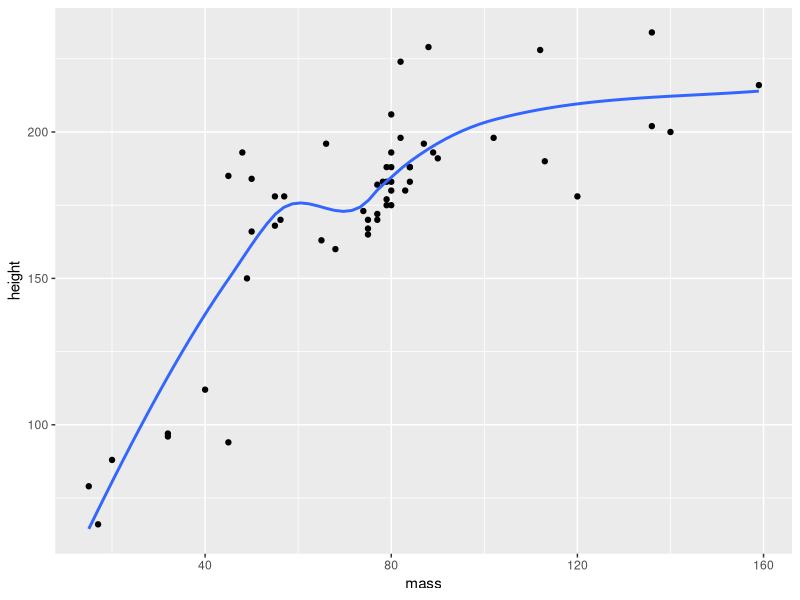

The R source for this figure:
## ---- chunk 1
#| message: false
#| fig-height: 2.5
library(tidyverse)
starwars |> 
  filter(mass < 500) |> 
  drop_na(sex, mass, height) ->
  sw
ggplot(sw, aes(mass, height)) +
  geom_point() +
  geom_smooth(se = FALSE)
## ---- chunk 2
lm <- lm(height ~ mass,data=sw)
summary(lm)
## ---- chunk 3
lm2 <- lm(height ~ mass + I(mass^2), data = sw)
anova(lm, lm2)
## ---- chunk 4
sw$mass2 <- sw$mass^2

lm3 <- lm(height~mass2,data = sw)
summary(lm3)
## ---- chunk 5
set.seed(124)

n <- nrow(sw)
train_idx <- sample(1:n, size = floor(0.6 * n))
train <- sw[train_idx, ]
test <- sw[-train_idx, ]

model_val <- lm(height ~ mass, data = train)
pred_val <- predict(model_val, test)
mse_val <- mean((test$height - pred_val)^2)

# LOOCV
library(boot)
cv_loocv <- cv.glm(sw, glm(height ~ mass, data = sw), K = n)
mse_loocv <- cv_loocv$delta[1]

# K-fold CV (K=11)
set.seed(124)
cv_kfold <- cv.glm(sw, glm(height ~ mass, data = sw), K = 11)
mse_kfold <- cv_kfold$delta[1]

mse_val
mse_loocv
mse_kfold

## ---- chunk 6
cat("Validation-set MSE:", mse_val, "\n")
cat("LOOCV MSE:", mse_loocv, "\n")
cat("11-Fold CV MSE:", mse_kfold, "\n")

## ---- chunk 7
library(tidyverse)

sw <- sw %>%
mutate(sex = as.factor(sex))


set.seed(124)
lm4 <- glm(height ~ mass + sex, data = sw)

cv_sex <- cv.glm(sw, lm4, K = 11)
mse_sex <- cv_sex$delta[1]
mse_sex

## ---- chunk 8
lm5_interactions <- lm(height ~ mass + sex + birth_year + mass * sex, data = sw)
lm5_no_interactions <- lm(height ~ mass + sex + birth_year, data = sw)

summary(lm5_interactions)
summary(lm5_no_interactions)
